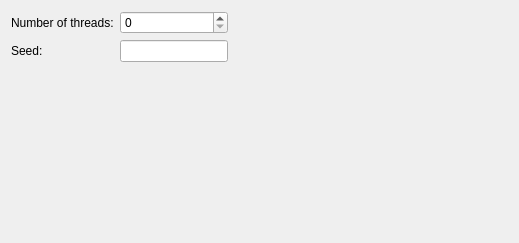
                     <widget class="QWidget" name="Advanced">
                      <property name="geometry">
                       <rect>
                        <x>0</x>
                        <y>0</y>
                        <width>519</width>
                        <height>243</height>
                       </rect>
                      </property>
                      <attribute name="label">
                       <string>Advanced</string>
                      </attribute>
                      <layout class="QGridLayout" name="gridLayout_89">
                       <item row="0" column="0">
                        <widget class="QLabel" name="label_67">
                         <property name="font">
                          <font>
                           <weight>50</weight>
                           <bold>false</bold>
                           <kerning>true</kerning>
                          </font>
                         </property>
                         <property name="text">
                          <string>Number of threads:</string>
                         </property>
                        </widget>
                       </item>
                       <item row="0" column="1">
                        <widget class="QSpinBox" name="MC_N_Thread">
                         <property name="sizePolicy">
                          <sizepolicy hsizetype="Preferred" vsizetype="Preferred">
                           <horstretch>0</horstretch>
                           <verstretch>0</verstretch>
                          </sizepolicy>
                         </property>
                         <property name="font">
                          <font>
                           <weight>50</weight>
                           <bold>false</bold>
                           <kerning>true</kerning>
                          </font>
                         </property>
                        </widget>
                       </item>
                       <item row="0" column="2" rowspan="2">
                        <spacer name="horizontalSpacer_18">
                         <property name="orientation">
                          <enum>Qt::Horizontal</enum>
                         </property>
                         <property name="sizeHint" stdset="0">
                          <size>
                           <width>101</width>
                           <height>20</height>
                          </size>
                         </property>
                        </spacer>
                       </item>
                       <item row="1" column="0">
                        <widget class="QLabel" name="label_83">
                         <property name="font">
                          <font>
                           <weight>50</weight>
                           <bold>false</bold>
                           <kerning>true</kerning>
                          </font>
                         </property>
                         <property name="text">
                          <string>Seed:</string>
                         </property>
                        </widget>
                       </item>
                       <item row="1" column="1">
                        <widget class="QLineEdit" name="MC_seed">
                         <property name="sizePolicy">
                          <sizepolicy hsizetype="Preferred" vsizetype="Preferred">
                           <horstretch>0</horstretch>
                           <verstretch>0</verstretch>
                          </sizepolicy>
                         </property>
                         <property name="font">
                          <font>
                           <weight>50</weight>
                           <bold>false</bold>
                           <kerning>true</kerning>
                          </font>
                         </property>
                        </widget>
                       </item>
                       <item row="2" column="1">
                        <spacer name="verticalSpacer_2">
                         <property name="orientation">
                          <enum>Qt::Vertical</enum>
                         </property>
                         <property name="sizeHint" stdset="0">
                          <size>
                           <width>20</width>
                           <height>255</height>
                          </size>
                         </property>
                        </spacer>
                       </item>
                      </layout>
                     </widget>
